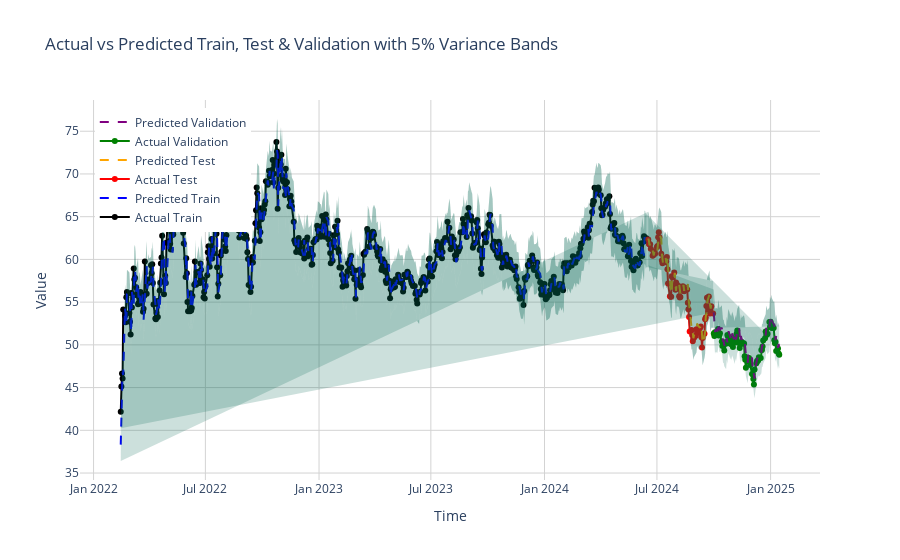

Notebook code for this chart:
### Code cell
import numpy as np
import pandas as pd
import plotly.graph_objects as go

def plot_forecasts(actual, model_results=None, forecast_df=None, plot_type="full"):
    """
    Plots actual vs predicted values for train, test, and validation sets or the last month's forecast using Plotly.
    Includes a 5% variance analysis for better visualization when plotting the full forecast.

    Args:
        actual (pd.DataFrame): The dataset containing actual values.
        model_results (dict, optional): The dictionary containing trained models and predictions. Required if plot_type is "full".
        forecast_df (pd.DataFrame, optional): The forecasted values. Required if plot_type is "last_month".
        plot_type (str): The type of plot to generate. Options are "full" (default) or "last_month".
    """
    if plot_type not in ["full", "last_month"]:
        raise ValueError("plot_type must be either 'full' or 'last_month'.")
    
    if plot_type == "full" and model_results is None:
        raise ValueError("model_results must be provided when plot_type is 'full'.")
    
    if plot_type == "last_month" and forecast_df is None:
        raise ValueError("forecast_df must be provided when plot_type is 'last_month'.")
    
    if plot_type == "full":
        # Extract actual and predicted values
        y_train_pred = model_results.get('y_pred_train')
        y_test_pred = model_results.get('y_pred_test')
        y_val_pred = model_results.get('y_pred_validation')
        
        if y_train_pred is None or y_test_pred is None or y_val_pred is None:
            raise ValueError("Missing required keys in model_results dictionary.")
        
        # Ensure predictions are 1D by flattening if necessary
        y_train_pred = np.array(y_train_pred).flatten()
        y_test_pred = np.array(y_test_pred).flatten()
        y_val_pred = np.array(y_val_pred).flatten()
        
        # Define lengths for each segment
        train_length = len(y_train_pred)
        test_length = len(y_test_pred)
        val_length = len(y_val_pred)
        
        # Split actual values to match the predictions
        y_train_actual = np.squeeze(actual.iloc[:train_length, -1])
        y_test_actual = np.squeeze(actual.iloc[train_length:train_length + test_length, -1])
        y_val_actual = np.squeeze(actual.iloc[train_length + test_length:train_length + test_length + val_length, -1])
        
        # Create time indices for plotting
        train_index = actual.index[:train_length]
        test_index = actual.index[train_length:train_length + test_length]
        val_index = actual.index[train_length + test_length:train_length + test_length + val_length]
        
        # Create Plotly figure
        fig = go.Figure()
        
        # Add actual vs predicted traces for train, test, and validation
        fig.add_trace(go.Scatter(
            x=train_index, y=y_train_actual, mode='lines+markers', name="Actual Train",
            line=dict(color='black', width=2), marker=dict(size=6)
        ))
        fig.add_trace(go.Scatter(
            x=train_index, y=y_train_pred, mode='lines', name="Predicted Train",
            line=dict(color='blue', width=2, dash='dash')
        ))
        
        fig.add_trace(go.Scatter(
            x=test_index, y=y_test_actual, mode='lines+markers', name="Actual Test",
            line=dict(color='red', width=2), marker=dict(size=6)
        ))
        fig.add_trace(go.Scatter(
            x=test_index, y=y_test_pred, mode='lines', name="Predicted Test",
            line=dict(color='orange', width=2, dash='dash')
        ))
        
        fig.add_trace(go.Scatter(
            x=val_index, y=y_val_actual, mode='lines+markers', name="Actual Validation",
            line=dict(color='green', width=2), marker=dict(size=6)
        ))
        fig.add_trace(go.Scatter(
            x=val_index, y=y_val_pred, mode='lines', name="Predicted Validation",
            line=dict(color='purple', width=2, dash='dash')
        ))
        
        # Add 5% variance bands
        for idx, (actual_vals, pred_vals) in enumerate(zip(
            [y_train_actual, y_test_actual, y_val_actual],
            [y_train_pred, y_test_pred, y_val_pred]
        )):
            upper_bound = pred_vals * 1.05  # 5% upper bound
            lower_bound = pred_vals * 0.95  # 5% lower bound
            x_vals = [train_index, test_index, val_index][idx]
            
            fig.add_trace(go.Scatter(
                x=x_vals, y=upper_bound, mode='lines', line=dict(width=0),
                showlegend=False, fillcolor='rgba(0,100,80,0.2)', fill='tonexty',
                name="5% Variance"
            ))
            fig.add_trace(go.Scatter(
                x=x_vals, y=lower_bound, mode='lines', line=dict(width=0),
                showlegend=False, fillcolor='rgba(0,100,80,0.2)', fill='tonexty'
            ))
        
        # Update layout for better visualization
        fig.update_layout(
            title="Actual vs Predicted Train, Test & Validation with 5% Variance Bands",
            xaxis_title="Time",
            yaxis_title="Value",
            legend=dict(x=0.02, y=0.98),
            template="plotly_white",
            hovermode="x unified"
        )
        
    elif plot_type == "last_month":
        last_month_actual = actual.loc[actual.index >= (actual.index[-1] - pd.DateOffset(days=30))]
        
        fig = go.Figure()
        fig.add_trace(go.Scatter(x=last_month_actual.index, y=last_month_actual['Close'],
                                 mode='lines+markers', name='Actual', line=dict(color='black')))
        fig.add_trace(go.Scatter(x=forecast_df['Date'], y=forecast_df['Forecast'],
                                 mode='lines+markers', name='Predicted', line=dict(color='red', dash='dash')))
        
        fig.update_layout(title='Actual vs Predicted Stock Prices (Last Month)',
                          xaxis_title='Date', yaxis_title='Stock Price',
                          template='plotly_white', hovermode='x unified')
    
    # Add grid and improve axis formatting
    fig.update_xaxes(showgrid=True, gridwidth=1, gridcolor='lightgray')
    fig.update_yaxes(showgrid=True, gridwidth=1, gridcolor='lightgray')
    
    # Show the plot
    fig.show()

plot_forecasts(lagged_df, model_results=results, plot_type="full")
plot_forecasts(lagged_df, forecast_df=forecast_df, plot_type="last_month")
